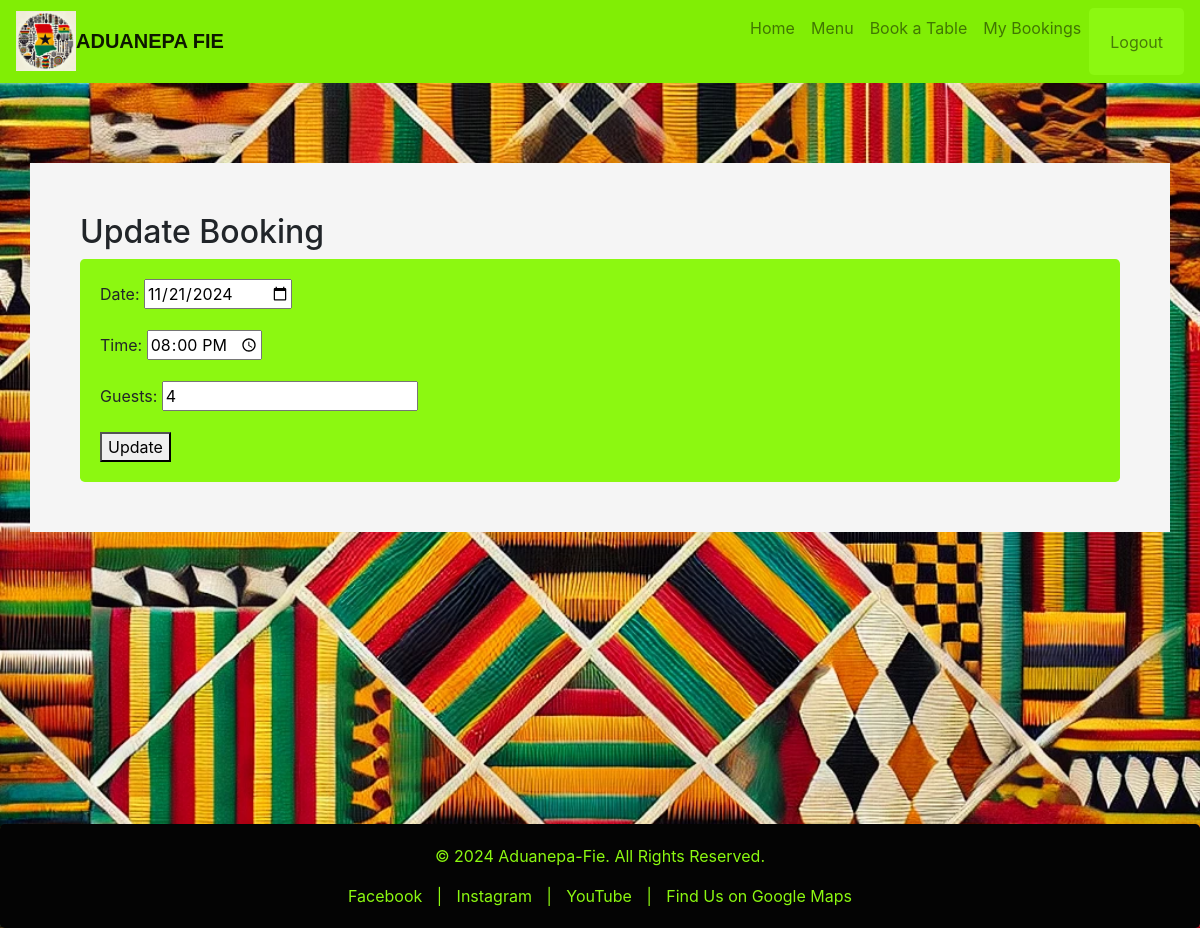
Page /booking/update/20/ (signed in) on the committed database.
### bookings/models.py (models this page shows, shortened)
class Booking(models.Model):
    user = models.ForeignKey(User, on_delete=models.CASCADE)
    table = models.ForeignKey(Table, on_delete=models.CASCADE)
    date = models.DateField()
    time = models.TimeField()
    guests = models.IntegerField()
    created_at = models.DateTimeField(auto_now_add=True)

### bookings/views.py (the view)
# urls.py: path('booking/update/<int:booking_id>/', update_booking, name='update_booking'),
@login_required
def update_booking(request, booking_id):
    booking = get_object_or_404(Booking, id=booking_id, user=request.user)
    if request.method == 'POST':
        form = BookingForm(request.POST, instance=booking)
        if form.is_valid():
            updated_booking = form.save(commit=False)
            updated_booking.user = request.user
            available_table = Table.objects.filter(
                capacity__gte=updated_booking.guests
            ).exclude(
                booking__date=updated_booking.date,
                booking__time=updated_booking.time
            ).first()
            if available_table:
                updated_booking.table = available_table
                updated_booking.save()
                messages.success(request, 'Booking updated successfully!')
                return redirect('my_bookings')
            else:
                messages.error(request, 'No tables available for the selected date and time.')
    else:
        form = BookingForm(instance=booking)
    return render(request, 'update_booking.html', {'form': form, 'booking': booking})

### bookings/forms.py (shortened to what this page needs)
class BookingForm(forms.ModelForm):
    class Meta:
        model = Booking
        fields = ['date', 'time', 'guests']
        widgets = {
            'date': forms.DateInput(attrs={'type': 'date'}),
            'time': forms.TimeInput(attrs={'type': 'time'}),
        }

### templates/update_booking.html (shortened to what this page needs)
{% extends "base.html" %}
{% block content %}
<h2>Update Booking</h2>
<form method="post">
    {{ form.as_p }}
    <button type="submit">Update</button>
</form>
{% endblock %}

### static/css/styles.css (style rules this page uses)
html, body { display: flex; flex-direction: column; max-width: 100%; }
body { background-image: url('/static/images/kente_background.jpg'); background-size: cover; background-repeat: no-repeat; background-position: center; }
form { background-color:#8cf811; padding: 20px; border-radius: 0.3rem; }

### rows in the picture
Booking: date "11/21/2024", time "20:00:00", guests "4"
